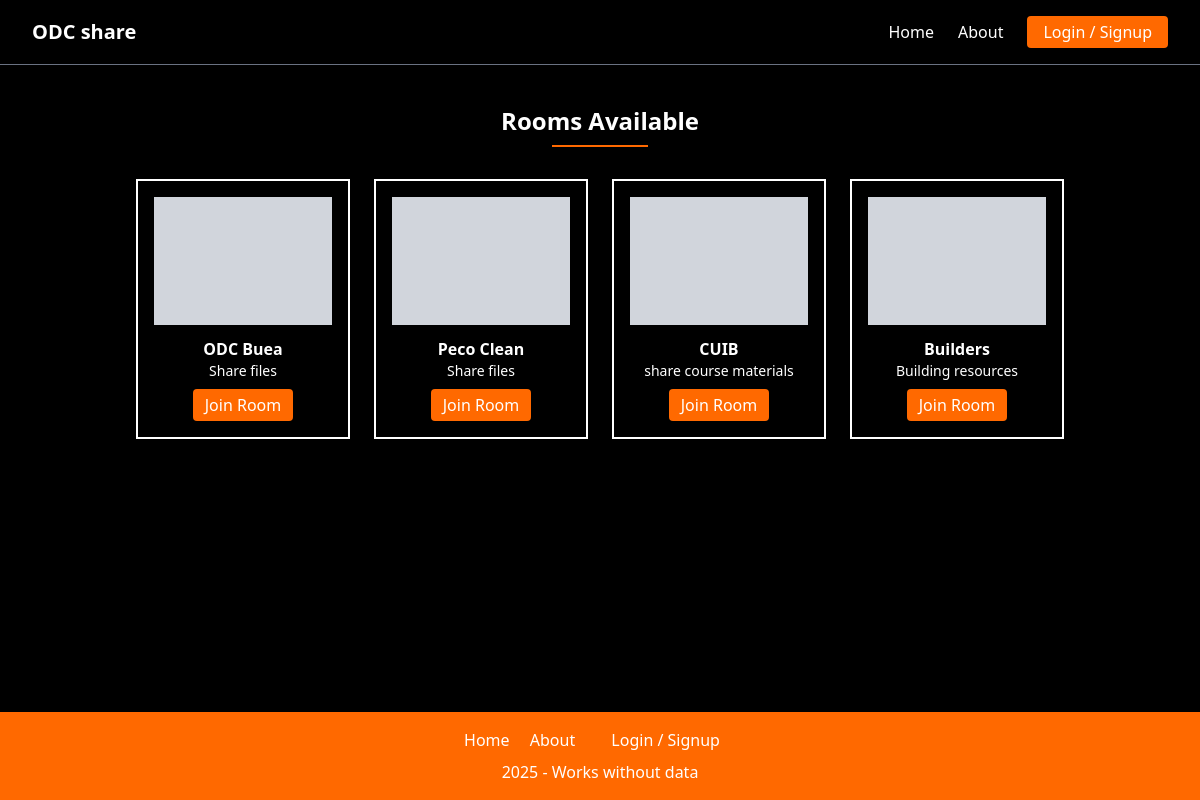
Before: /room/ with the older database file.
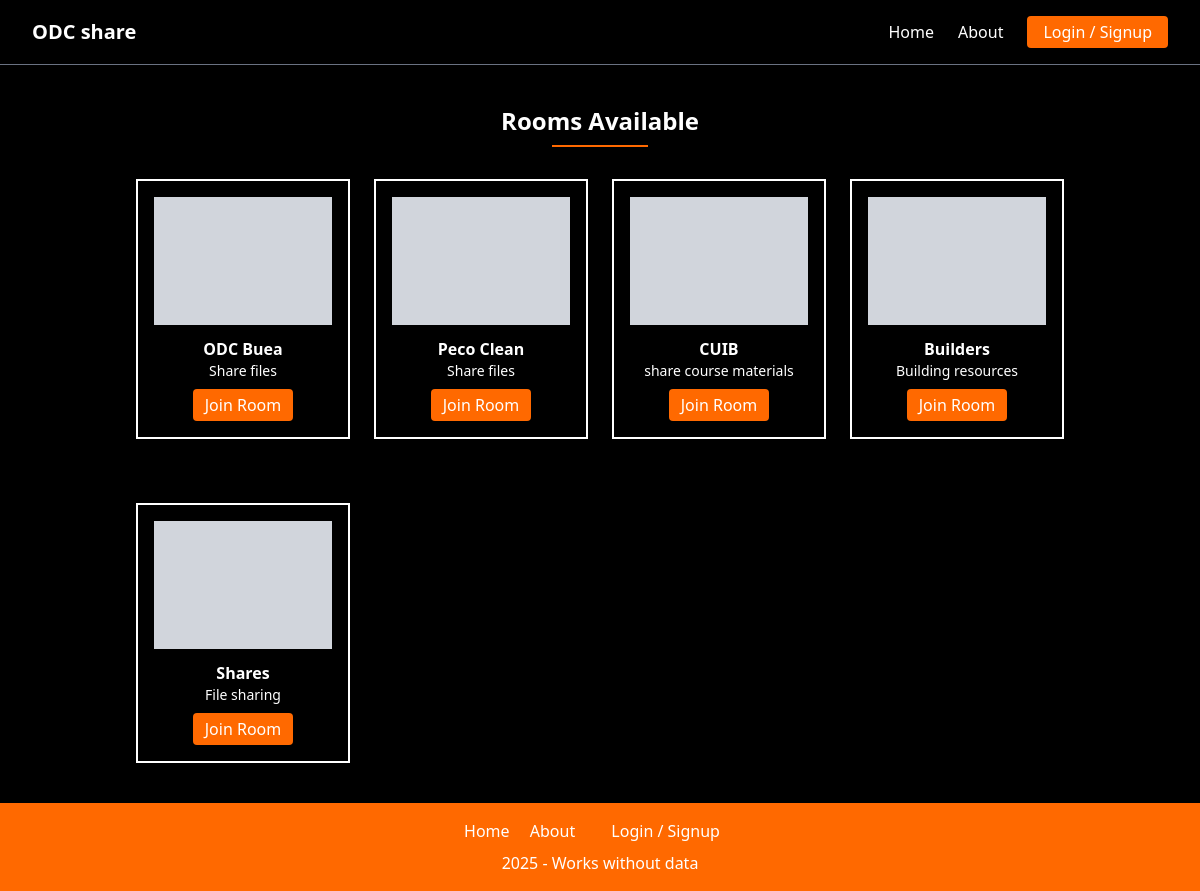
After: the same page with the newer database file.
### home/models.py (models this page shows, shortened)
class Room(models.Model):
    room_name = models.CharField(max_length=100, null=True)
    description = models.TextField(max_length=200, null=True)
    code = models.CharField(max_length=6, unique=True, editable=False, null=True, blank=True)
    created_by = models.ForeignKey(User, on_delete=models.CASCADE, related_name="rooms", null=True)
    created_at = models.DateTimeField(auto_now_add=True)
    members = models.ManyToManyField(User, related_name="joined_rooms", blank=True)

### create_room/views.py (the view)
# urls.py: path('', views.list_rooms, name='list_rooms'),
def list_rooms(request):
    rooms = Room.objects.all()
    return render(request, "list_room.html", {"rooms": rooms})

### create_room/templates/list_room.html (shortened to what this page needs)
{% extends "base.html" %}
{% block content %}
<h2 class="text-2xl font-bold mb-2 text-center mt-10">Rooms Available</h2>
    <hr class="text-orange-500 max-w-[8%] mx-auto mb-8 border-1">
    <div class="max-w-[80%] mx-auto">
        <div class="grid grid-cols-1 md:grid-cols-4 gap-6 px-4">
        {% for room in rooms %}
        <div class="border-2 p-4 text-center hover:shadow-lg transition mb-10">
            <div class="bg-gray-300 h-32 mb-3"></div>
            <h3 class="font-semibold">{{ room.room_name }}</h3>
            <p class="text-sm">{{room.description}}</p>
            <a href="{% url 'join_room' room.id %}" class="bg-orange-500 text-white px-3 py-1 mt-2 inline-block rounded ">Join Room</a>
        </div>
        {% endfor %}
    </div>
    </div>
{% endblock %}

Changed rows visible on the page:
added Room: room_name "Shares", description "File sharing"
